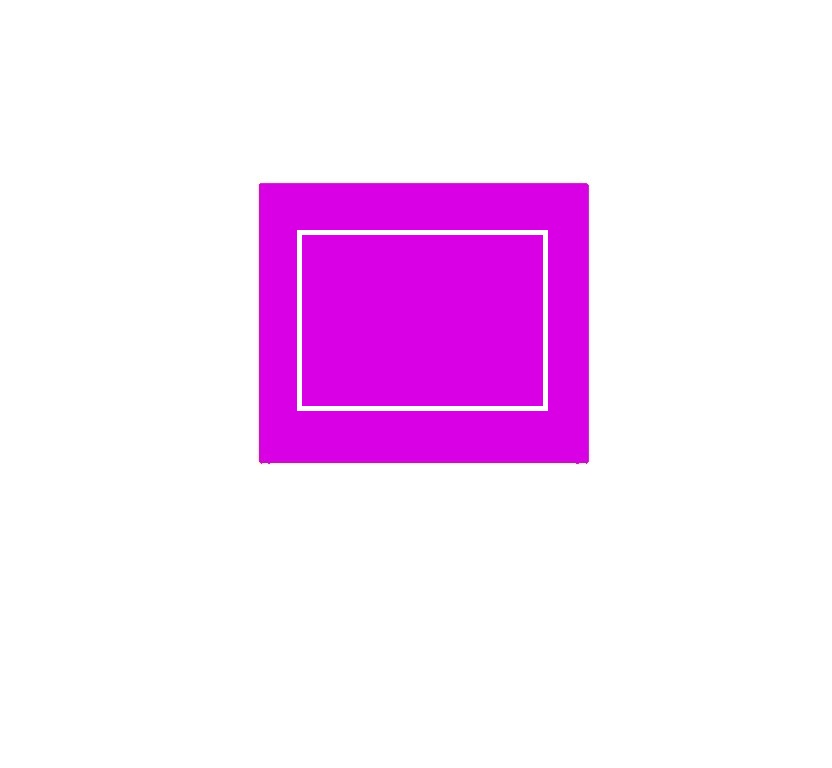
#> input picture tet.jpg, 832 x 768 px
$ python to_grey.py
#> lines starting #> are read from the running program, lines starting #| are printed output that depends on the picture; after the words box and inside, x2 and y2 are one past the last pixel; in counts of white or black regions, pixels touching at a corner belong together
# 圖片轉灰階
import cv2
image = cv2.imread('tet.jpg')
#> image is the input picture: shape (768, 832, 3); mean B, G, R 251.1, 219.8, 249.5
gray = cv2.cvtColor(image,cv2.COLOR_BGR2GRAY)
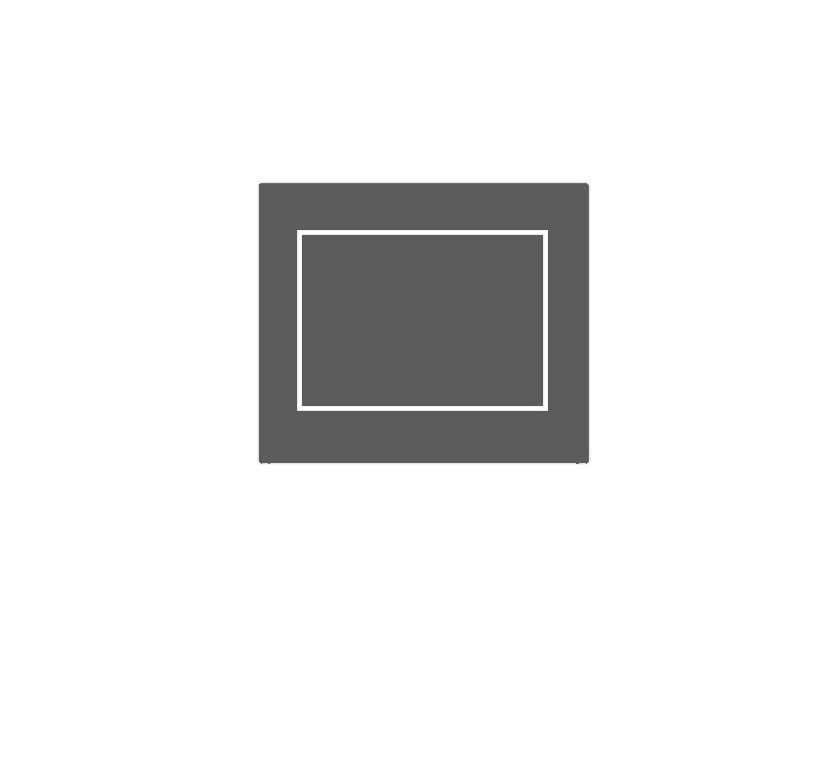
#> gray: shape (768, 832); min 81, max 255, mean 232.3
binary = cv2.threshold(gray,220,255,cv2.THRESH_BINARY_INV)[1]
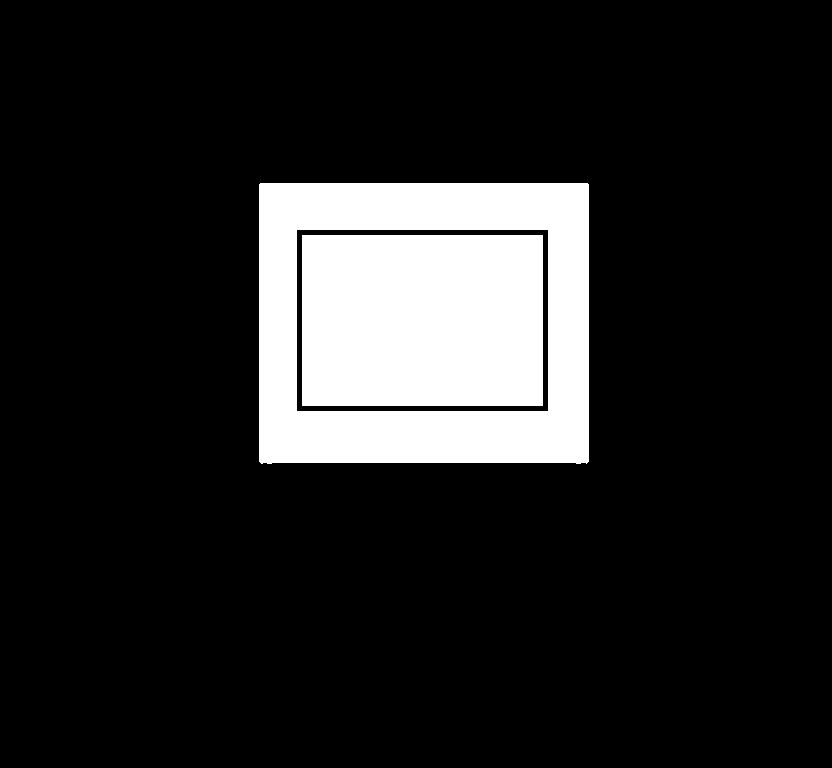
#> binary: shape (768, 832); 13.8% white; 2 white regions

mode = cv2.RETR_TREE
method = cv2.CHAIN_APPROX_NONE

contours,hierarchy = cv2.findContours(binary,mode,method)
#> contours = 3 contours; box (x1, y1, x2, y2) and area: (259, 183, 589, 464) 91802, (296, 229, 549, 412) 45862, (302, 235, 543, 406) 40800
cv2.drawContours(image,contours,-1,(0,255,128),2)
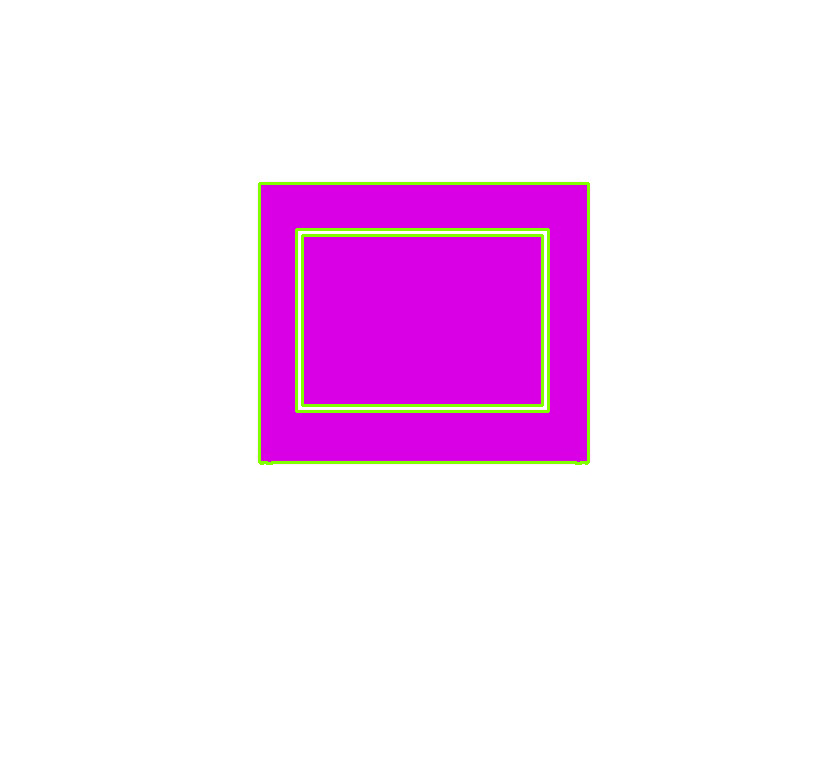
#> image: shape (768, 832, 3); 1.36% of pixels changed, all inside (x1, y1, x2, y2) = (258, 182, 590, 465)
print(contours)
#> (printed output is left out)
for p in contours[0]:
	cv2.circle(image,tuple(p[0]),5,(0,0,255),2,-1)
#> this loop made 1212 passes
#> p on passes 1 to 3: [[260, 183]], [[259, 184]], [[259, 185]]
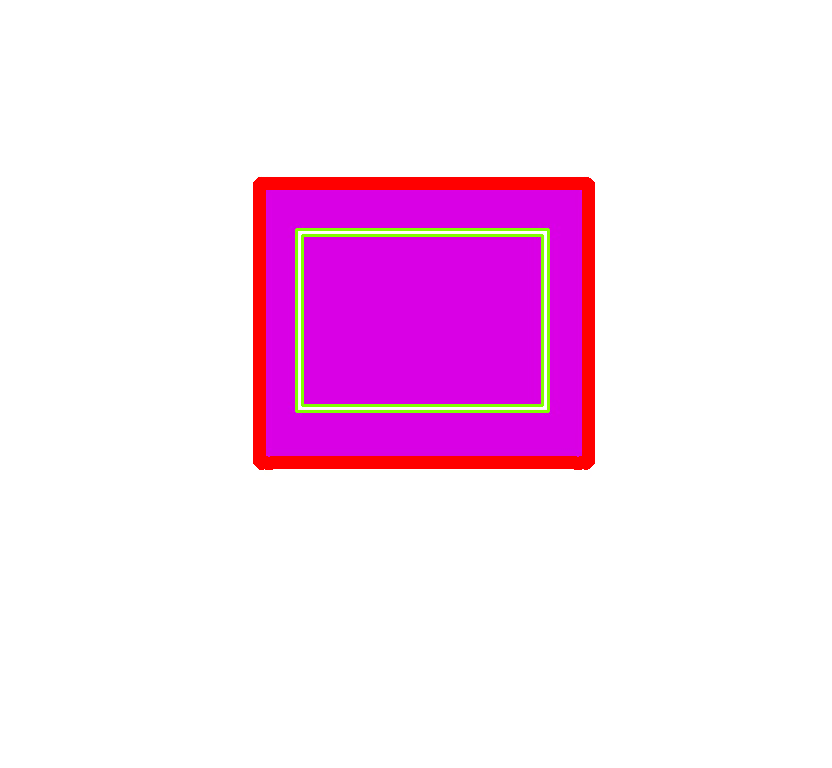
#> image: shape (768, 832, 3); 2.47% of pixels changed, all inside (x1, y1, x2, y2) = (253, 177, 595, 470)

cv2.imshow('image',image)
cv2.waitKey(0)
